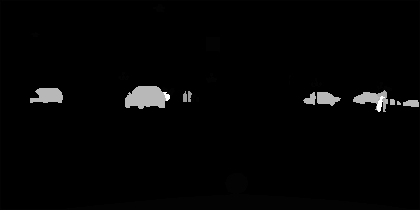
%> input picture data/Cityscapes/gtFine/train/aachen/aachen_000000_000019_gtFine_instanceTrainIds.png, 420 x 210 px, shrunk from 2048 x 1024 before the run
$ octave demo_make_iterative_gt.m   (GNU Octave 9; MATLAB toolbox functions it lacks are replaced by stand-ins)
%> lines starting %> are read from the running program, lines starting %| are printed output that depends on the picture; in (x1, y1, x2, y2) boxes, pixels count from 0 and x2, y2 are one past the last pixel; in counts of white or black regions, pixels touching at a corner belong together; the program's own positions count from 1
### demo_instanceTrainId_to_dets.m
% ------------------------------------------------------------------------
%  Copyright (C)
%  Torr Vision Group (TVG)
%  University of Oxford - UK
%
%  Qizhu Li <liqizhu@robots.ox.ac.uk>
%  August 2018
% ------------------------------------------------------------------------
% This file is part of the weakly-supervised training method presented in:
%    Qizhu Li*, Anurag Arnab*, Philip H.S. Torr,
%    "Weakly- and Semi-Supervised Panoptic Segmentation,"
%    European Conference on Computer Vision (ECCV) 2018.
% Please consider citing the paper if you use this code.
% ------------------------------------------------------------------------
% This script demos extracting bounding box information from Cityscapes
% instance ground truth (*_gtFine_instanceTrainIds.png files) for
% generation of iterative ground truths for weakly-supervised experiments
% ------------------------------------------------------------------------

clearvars;
addpath utils
addpath scripts

instanceTrainId_file_path = 'data/Cityscapes/gtFine/train/aachen/aachen_000000_000019_gtFine_instanceTrainIds.png';
label = imread(instanceTrainId_file_path);
%> label is the input picture: size 210x420 uint16; min 0, max 18001, mean 325.6

% set is_panoptic flag to include image-level stuff class dets
is_panoptic = true;

% set incl_grps flag to include thing groups present in Cityscapes
% annotation
incl_grps = true;

% trainId of stuff classes
stuff_classes = 0:10;

% trainId of thing classes
thing_classes = 11:18;

% class names
load objectName19.mat

% ignore label
ignore_label = 255;

% run the extraction
dets = instanceTrainId_to_dets(label, is_panoptic, incl_grps, ...
    stuff_classes, thing_classes, objectNames, ignore_label);
save_dir = 'data/Cityscapes/gtFine_bboxes/train/panoptic';
if ~exist(save_dir, 'dir')
    mkdir(save_dir);
end
save(fullfile(save_dir, 'aachen_000000_000019_leftImg8bit.mat'), 'dets');

### scripts/instanceTrainId_to_dets.m
% ------------------------------------------------------------------------
%  Copyright (C)
%  Torr Vision Group (TVG)
%  University of Oxford - UK
%
%  Qizhu Li <liqizhu@robots.ox.ac.uk>
%  August 2018
% ------------------------------------------------------------------------
% This file is part of the weakly-supervised training method presented in:
%    Qizhu Li*, Anurag Arnab*, Philip H.S. Torr,
%    "Weakly- and Semi-Supervised Panoptic Segmentation,"
%    European Conference on Computer Vision (ECCV) 2018.
% Please consider citing the paper if you use this code.
% ------------------------------------------------------------------------
% This function extracts bounding box information from Cityscapes ground
% truth (*_gtFine_instanceTrainIds.png files).
%  INPUT:
%  - label : Cityscapes ground truth image
%  - is_panoptic: whether to include pseudo-detections for stuff classes
%                 (image-wide detections) which are present
%  - incl_grps : whether to include thing groups in output struct
%  - stuff_clases: stuff class ids, e.g. 0:10
%  - thing_classes: thing class ids, e.g. 11:18
%  - objectNames: cell of class names
%  - ignore_label  : label to ignore, normally 255
%
%  OUTPUT:
%  - dets: struct obtaining bounding box information
%
%  DEMO:
%  - See demo_instanceTrainId_to_dets.m
% ------------------------------------------------------------------------

function dets = instanceTrainId_to_dets(label, is_panoptic, incl_grps, ...
    stuff_classes, thing_classes, objectNames, ignore_label)
%> called with is_panoptic = true, incl_grps = true, stuff_classes = [0 1 2 3 4 5 6 7 8 9 10], thing_classes = [11 12 13 14 15 16 17 18], ignore_label = 255

unique_ids = unique(label(:));
%> unique_ids = 22 values from 0 to 18001
unique_ids = sort(unique_ids, 'ascend');
unique_ids = setxor(unique_ids, ignore_label);
%> unique_ids = 21 values from 0 to 18001

% each entry in unique_ids is an id
% if id > 1000:
%   it is an instance of a thing, = trainId*1000 + instance_id ...(CASE 1)
% elseif id <= 1000:
%   if id in 0:1:10 :
%       it is stuff ...(CASE 2)
%       include image-wide det if is_panoptic
%   if id in 11:1:18 :
%       it is a thing group ...(CASE 3)
%       include group-wide det if incl_grps

instance_counter = 0;
dets.annotation = [];
canvas_dims = size(label);
%> canvas_dims = [210 420]

for k = 1:numel(unique_ids)

    valid = false;
    is_grp = false;
    is_stuff = false;
    id = unique_ids(k);

    if is_panoptic && ismember(id, stuff_classes)
        % CASE 2
        valid = true;
        is_stuff = true;
        xmin = num2str(0);
        ymin = num2str(0);
        xmax = num2str(canvas_dims(2) - 1);
        ymax = num2str(canvas_dims(1) - 1);
        class = objectNames{id + 1};
    elseif id > 1000
        % CASE 1
        valid = true;
        trainId = floor(id/1000);
        mask = label == id;
        [y, x] = find(mask);
        xmin = num2str(min(x) - 1);
        ymin = num2str(min(y) - 1);
        xmax = num2str(max(x) - 1);
        ymax = num2str(max(y) - 1);
        class = objectNames{trainId + 1};
    elseif incl_grps && ismember(id, thing_classes)
        % CASE 3
        valid = true;
        is_grp = true;
        mask = label == id;
        [y, x] = find(mask);
        xmin = num2str(min(x) - 1);
        ymin = num2str(min(y) - 1);
        xmax = num2str(max(x) - 1);
        ymax = num2str(max(y) - 1);
        class = objectNames{id + 1};
    end

    if valid
        % record class name, and 0-based bbox coordinates
        instance_counter = instance_counter + 1;
        dets.annotation.object(instance_counter).name = class;
        dets.annotation.object(instance_counter).bndbox.xmin = xmin;
        dets.annotation.object(instance_counter).bndbox.ymin = ymin;
        dets.annotation.object(instance_counter).bndbox.xmax = xmax;
        dets.annotation.object(instance_counter).bndbox.ymax = ymax;
        dets.annotation.object(instance_counter).is_grp = num2str(is_grp);
        dets.annotation.object(instance_counter).is_stuff = num2str(is_stuff);
    end

end
%> this loop made 21 passes
%> (is_stuff, id, trainId, y, x, xmin, ymin, xmax) on pass 15: (false, 13006, 13, [100; 100; 100; 100; 100; 100; 100], [386; 387; 388; 391; 392; 393; 394], '385', '99', '393')
%> (is_stuff, id, trainId, xmin, ymin, xmax, ymax, class) on passes 9 to 14: (false, 11000, 11, '183', '91', '186', '101', 'person'), (false, 11001, 11, '185', '91', '191', '101', 'person'), (false, 12000, 12, '375', '90', '386', '111', 'rider'), (false, 13003, 13, '403', '100', '418', '106', 'car'), (false, 13004, 13, '310', '92', '340', '101', 'car'), (false, 13005, 13, '303', '94', '334', '105', 'car')
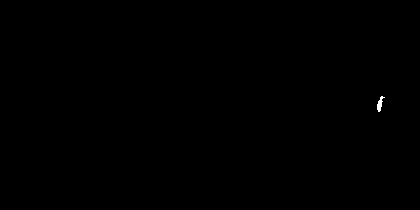
%> mask: size 210x420 logical; 0.07% white; 1 white region, box (x1, y1, x2, y2) and area: (377, 96, 385, 112) 60
%> after the loop, x = 60 values from 378 to 385; y = 60 values, max 112 at index 17, min 97 at index 44, mean 104.6

end

### scripts/get_opts.m
% ------------------------------------------------------------------------
%  Copyright (C)
%  Torr Vision Group (TVG)
%  University of Oxford - UK
%
%  Qizhu Li <liqizhu@robots.ox.ac.uk>
%  August 2018
% ------------------------------------------------------------------------
% This file is part of the weakly-supervised training method presented in:
%    Qizhu Li*, Anurag Arnab*, Philip H.S. Torr,
%    "Weakly- and Semi-Supervised Panoptic Segmentation,"
%    European Conference on Computer Vision (ECCV) 2018.
% Please consider citing the paper if you use this code.
% ------------------------------------------------------------------------
% This function produces a struct containing the required options used in
% scripts/run_sub.m.
%  INPUT:
%  - dataset : name of the dataset, e.g. "cityscapes"
%  - split : dataset split, e.g. "train", "val", "train_extra"
%
%  OUTPUT:
%  - opts: generated options
%
%  DEMO:
%  - See demo_make_iterative_gt.m
% ------------------------------------------------------------------------

function opts = get_opts(dataset, split)
% Dataset specific settings
switch dataset
    case 'cityscapes'
        switch split
            case 'train'
                opts.list_path = 'lists/train_id.txt';
                opts.annotation_dir = 'gtFine_bboxes/train/panoptic';
                opts.gt_label_dir = 'gtFine/train';
                opts.gt_label_template = '%s_gtFine_labelTrainIds.png';
            case 'train_extra'
                opts.list_path = 'lists/train_extra_id.txt';
                opts.annotation_dir = 'gtCoarse_bboxes/train_extra/panoptic';
                opts.gt_label_dir = 'gtCoarse/train_extra';
                opts.gt_label_template = '%s_gtCoarse_labelTrainIds.png';
            case 'val'
                opts.list_path = 'lists/val_id.txt';
                opts.annotation_dir = 'gtFine_bboxes/val/panoptic';
                opts.gt_label_dir = 'gtFine/val';
                opts.gt_label_template = '%s_gtFine_labelTrainIds.png';
            case 'test'
                error('Cannot post-process inferences on the test set.');
            otherwise
                error('Unknown split option.');
        end
        opts.data_root = 'data/Cityscapes';
        opts.annotation_template = '%s_leftImg8bit.mat';
        opts.objectNames_path = 'objectName19.mat';
        opts.colormap_path = 'colormapcs.mat';
        opts.canvas_size = [1024, 2048];
        opts.ignore_label = 255;
        opts.stuff_classes = 0:10;
        opts.thing_classes = 11:18;
        opts.pred_template = '%s_leftImg8bit.png';
        opts.pred_score_template = '%s_leftImg8bit.mat';
        opts.mcg_and_grabcut_template = '%s_leftImg8bit.png';
    otherwise
        error('Unknown dataset option');
end

% Job specific settings
opts.pred_root = 'results';
opts.score_thresh = 0.99;
opts.ichk_thresh = 0.5;
opts.ichk_do_not_alter_existing_things = true;
opts.schk_crop_size = [400, 500];

% General settings
opts.pred_dir = 'pred_sem_raw';
opts.pred_score_dir = 'pred_flat_feat';
opts.mcg_and_grabcut_dir = fullfile('mcg_and_grabcut', split);
opts.sem_save_dir = 'pred_sem_clean';
opts.ins_save_dir = 'pred_ins_clean';
opts.force_overwrite = true;
opts.save_sem = true;
opts.save_ins = true;
opts.visualise_results = false;

% Select which stages to run
opts.run_score_thresh = true;
opts.run_apply_bbox_prior = true;
opts.run_check_low_iou = true;
opts.run_check_image_level_tags = true;
opts.run_merge_with_mcg_and_grabcut = true;

% whether run instance GT generation
opts.run_ins_box_process = true;
end

### scripts/run_sub.m
% ------------------------------------------------------------------------
%  Copyright (C)
%  Torr Vision Group (TVG)
%  University of Oxford - UK
%
%  Qizhu Li <liqizhu@robots.ox.ac.uk>
%  August 2018
% ------------------------------------------------------------------------
% This file is part of the weakly-supervised training method presented in:
%    Qizhu Li*, Anurag Arnab*, Philip H.S. Torr,
%    "Weakly- and Semi-Supervised Panoptic Segmentation,"
%    European Conference on Computer Vision (ECCV) 2018.
% Please consider citing the paper if you use this code.
% ------------------------------------------------------------------------
% This function is the main function of iterative GT generation. It
% processes all entries of the list file found at opts.list_path.
%  INPUT:
%  - opts : options generated by get_opts.m
%
%  OUTPUT:
%  - opts : options after running the code, for inspection purpose
%  - results: results of the last entry in the list, for inspection purpose
%
%  DEMO:
%  - See demo_make_iterative_gt.m
% ------------------------------------------------------------------------

function [opts, results] = run_sub(opts)
% list
%> the run ends on the next line
opts.list = importdata(fullfile(opts.data_root, opts.list_path));
% cmap
temp = load(opts.colormap_path);
opts.cmap = temp.cmap;
% objectNames
temp = load(opts.objectNames_path);
opts.objectNames = temp.objectNames;

% opts.save_ins is forced to false if opts.run_ins_process = false
opts.save_ins = opts.save_ins && opts.run_ins_box_process;

% make dirs
if ~exist(fullfile(opts.pred_root, opts.sem_save_dir), 'dir') && opts.save_sem
    mkdir(fullfile(opts.pred_root, opts.sem_save_dir));
end
if ~exist(fullfile(opts.pred_root, opts.ins_save_dir), 'dir') && opts.save_ins
    mkdir(fullfile(opts.pred_root, opts.ins_save_dir));
end

% init results
results = struct;

% main process
fprintf('[%s] Processing %d image(s)...\n', char(datetime), length(opts.list));
for k = 1:length(opts.list)
    % skip if output exists and not foce overwrite
    if save_results(opts, k)
        continue;
    end
    % load required data
    results = load_data(opts, k);
    % semantic label cleaning
    results = clean_label(opts, results);
    % make instance label
    if opts.run_ins_box_process
        [results.ins_pred, results.ins_info] = ins_box_process(results.final_pred, ...
            results.gt_bboxes, opts.ignore_label);
    end
    % save results
    save_results(opts, k, results);

    if mod(k,100) == 0
        fprintf('[%s] Processed %d/%d\n', char(datetime), k, length(opts.list));
    end
end

end

### demo_make_iterative_gt.m
% ------------------------------------------------------------------------
%  Copyright (C)
%  Torr Vision Group (TVG)
%  University of Oxford - UK
%
%  Qizhu Li <liqizhu@robots.ox.ac.uk>
%  August 2018
% ------------------------------------------------------------------------
% This file is part of the weakly-supervised training method presented in:
%    Qizhu Li*, Anurag Arnab*, Philip H.S. Torr,
%    "Weakly- and Semi-Supervised Panoptic Segmentation,"
%    European Conference on Computer Vision (ECCV) 2018.
% Please consider citing the paper if you use this code.
% ------------------------------------------------------------------------
% This script demos generation of iterative ground truths for weakly-
% supervised experiments.
%
% It post-processes network predictions to produce iterative GT for
% training in the next iteration.
%  INPUT:
%  - results/pred_flat_feat/*.mat: the softmax scores of the predicted
%  classes.
%  - results/pred_sem_raw/*.png: the prediction made by the current
%  weakly-supervised model.
%  - results/mcg_and_grabcut/<split>/*.png: the combined cues from MCG
%  and Grabcut. Optional. Set opts.run_merge_with_mcg_and_grabcut = false
%  to disable. To reproduce the results in our paper, disable after first
%  5 iterations.
% ------------------------------------------------------------------------

clearvars;
addpath scripts
addpath utils
addpath visualisation

% Extract detections from Cityscapes ground truth file and save as .mat
% this only need to be done once, as they do not change over iterative
% training stages
demo_instanceTrainId_to_dets;

clearvars;
dataset = 'cityscapes';
split = 'train';
opts = get_opts(dataset, split);
opts.list_path = 'lists/demo_id.txt';
opts.visualise_results = true;
[opts, results] = run_sub(opts);
